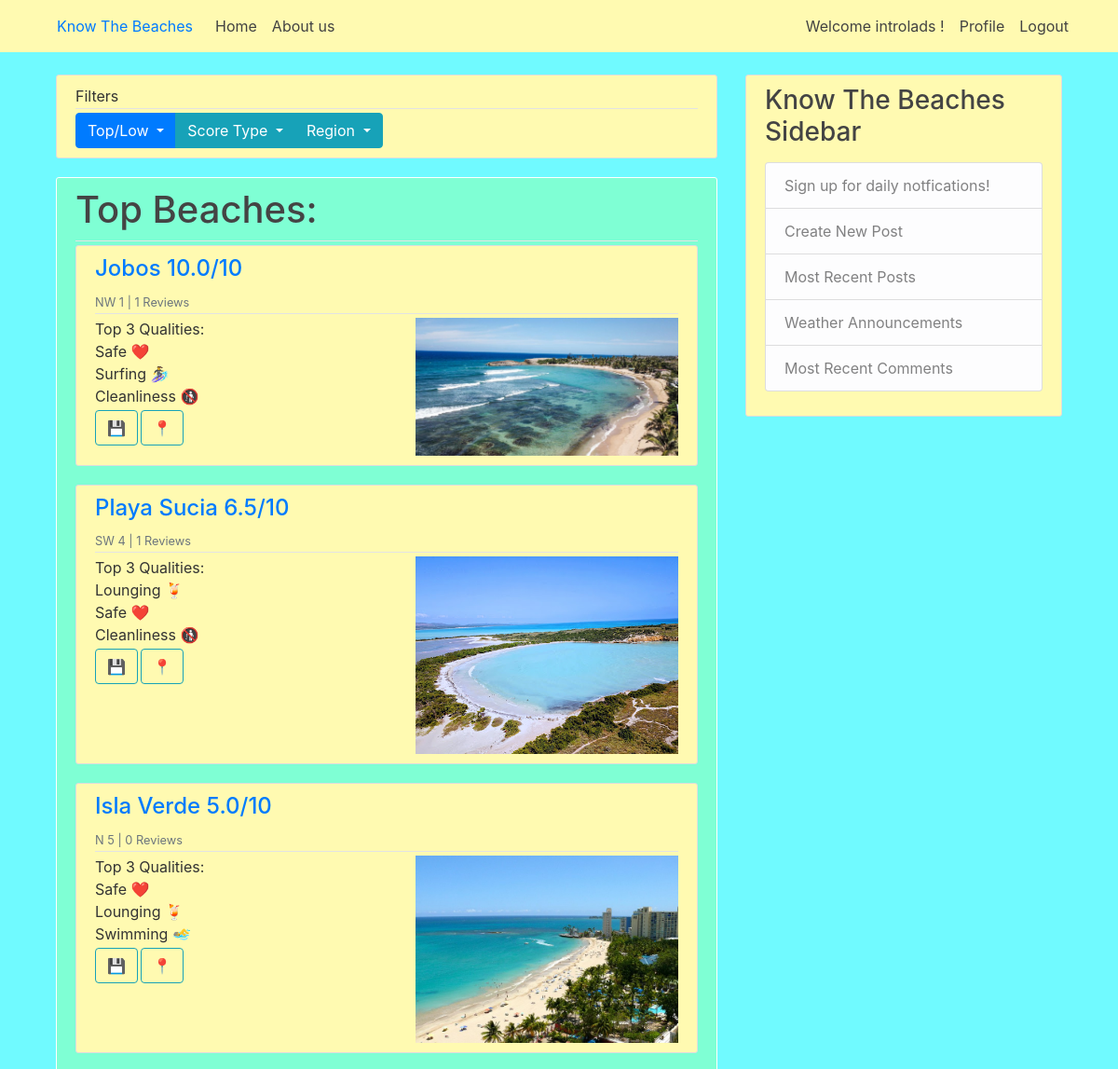
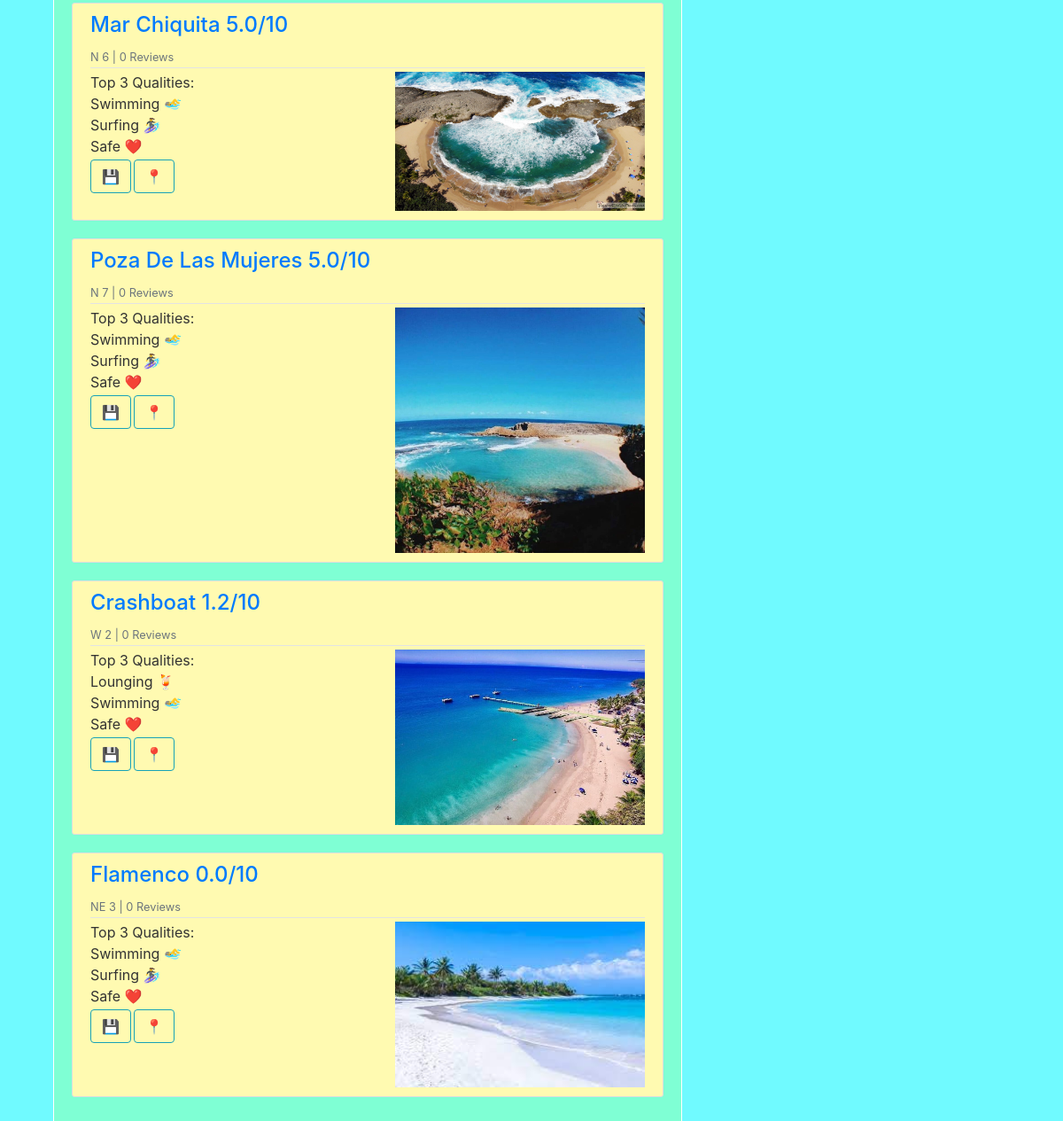
The app's page / (signed in) with its own data (2 pictures, top to bottom).
### beach/models.py (models this page shows, shortened)
class Beach(models.Model):
    name = models.CharField(max_length = 60)
    img = models.ImageField(upload_to='beach_pic', null = True)
    region = models.CharField(max_length = 2, choices=CHOICE_REGIONS) # N, NE, E, SE, S, SW, W, NW
    overallRating = models.DecimalField(max_digits=3, decimal_places=1, null = True, default=0)
    swimRating = models.DecimalField(max_digits=3, decimal_places=1, null = True, default=0)
    diveRating = models.DecimalField(max_digits=3, decimal_places=1, null = True, default=0)
    surfRating = models.DecimalField(max_digits=3, decimal_places=1, null = True, default=0)
    loungeRating = models.DecimalField(max_digits=3, decimal_places=1, null = True, default=0)
    boatRating = models.DecimalField(max_digits=3, decimal_places=1, null = True, default=0)
    isCleanRating = models.DecimalField(max_digits=3, decimal_places=1, null = True, default=0)
    safetyRating = models.DecimalField(max_digits=3, decimal_places=1, null = True, default=0)
    lifeguardRating = models.CharField(max_length = 3, choices=CHOICE_AVAILABLE, default= 'No')

### home/views.py (the view)
# urls.py: path('', views.home, name = 'home'),
def home(request):
    beachesCommentAmount = {}
    beachesTopActivities = {}
    for beach in topOverallBeaches:
        beachesCommentAmount[str(beach.name)] = Comment.objects.filter(beach__name=beach.name).count()
        ratings = [beach.swimRating, beach.diveRating, beach.surfRating, beach.loungeRating, beach.boatRating, beach.isCleanRating, beach.safetyRating]
        names = ["Swimming 🏊‍♂️", "Diving 🤿", "Surfing 🏄‍♀️", "Lounging 🍹", "Boating 🛥️", "Cleanliness 🚯", "Safe ❤️"]
        topActivitiesTuple = sorted(zip(ratings, names), reverse=True)[:3] #Retrieve the names of the top rated beaches
        topActivities = [topActivitiesTuple[0][1], topActivitiesTuple[1][1], topActivitiesTuple[2][1]]
        beachesTopActivities[str(beach.name)] = topActivities
    context = {
        'topOverallBeaches' : topOverallBeaches,
        'beachesCommentAmount' : beachesCommentAmount,
        'beachesTopActivities' : beachesTopActivities
    }
    return render(request, 'home/home.html', context)

### templates/home/home.html (shortened to what this page needs)
{% extends "base.html" %}
{% block content %}
<article class="media content-section">
  <div class="media-body">
    <div class="article-metadata">
      Filters
    </div>
    <div>
      <div class="btn-group" role="group" aria-label="Button Group with Dropdown">
        <div class="btn-group">
          <button class="btn btn-primary dropdown-toggle" type="button" id="dropdownMenuButton1" data-toggle="dropdown" aria-haspopup="true" aria-expanded="false">
            Top/Low
          </button>
        </div>
        <div class="btn-group">
          <button class="btn btn-info dropdown-toggle" type="button" id="dropdownMenuButton2" data-toggle="dropdown" aria-haspopup="true" aria-expanded="false">
            Score Type
          </button>
        </div>
        <div class="btn-group">
          <button class="btn btn-info dropdown-toggle" type="button" id="dropdownMenuButton3" data-toggle="dropdown" aria-haspopup="true" aria-expanded="false">
            Region
          </button>
      </div>
    </div>
  </div>
</article>
<article class="media content-section" style="background-color: aquamarine; border-color: white;">
  <div class="media-body">
    <div class="article-metadata">
      <h1>Top Beaches: </h1>
    </div>
    {% for beach in topOverallBeaches %}
    <article class="media content-section">
        <div class="media-body">
          <div class="article-metadata">
            <h4><a class="mr-2" href="{% url 'beach' beach.name %}">{{ beach.name | title}} {{ beach.overallRating }}/10 </a> </h4>
            <div><small class="text-muted">{{ beach.region }} {{beach.id}} | {{ beachesCommentAmount|get:beach.name}} Reviews</small></div>
          </div>
          <div>
            <img src="{{beach.img.url}}" alt="image not found" width="45%" align="right"> Top 3 Qualities:
            {% for activity in beachesTopActivities|get:beach.name%}
              <br> {{activity}}
            {% endfor %}
          </div>
          <div>
            <div class="form-inline">
              <form class="form-inline" role="form" action="add/{{beach.name}}">
                <div class="form-group">
                  <button class="btn btn-outline-info" type="btn">💾</button>
                </div>
              </form>
              <a class="article-content"><a href="/#">
                  <button style="margin: 3px" class="btn btn-outline-info" type="btn"> 📍 </button> </a> </a>
            </div>
          </div>
        </div>
      </article>
      {% endfor %}
    </div>
  </article>
{% endblock content %}

### templates/base.html (shortened to what this page needs)
{% load static %}
<!doctype html>
<html lang="en">
  <head>
    <link rel="stylesheet" href="https://maxcdn.bootstrapcdn.com/bootstrap/4.0.0/css/bootstrap.min.css">
    <link rel="stylesheet" type = "text/css" href="{% static 'beach/main.css'%}">
  </head>
  <body>
    <header class="site-header">
        <nav class="navbar navbar-expand-md navbar-dark bg-steel fixed-top">
          <div class="container">
            <a class="nav-item nav-link" href="/">Know The Beaches</a>
            <div class="collapse navbar-collapse" id="navbarToggle">
              <div class="navbar-nav mr-auto">
                <a class="nav-item nav-link" href="/">Home</a>
                <a class="nav-item nav-link" href="/about">About us</a>
              </div>
              <div class="navbar-nav">
                {% if user.is_authenticated %}
                  <a class="nav-item nav-link"> Welcome {{ user.username }} !</a>
                  <a class="nav-item nav-link" href="{% url 'profile' user.username %}">Profile</a>
                  <a class="nav-item nav-link" href="{% url 'logout' %}">Logout</a>
                {% else %}
                  <a class="nav-item nav-link" href="{% url 'login' %}">Login</a>
                  <a class="nav-item nav-link" href="{% url 'register' %}">Register</a>
                {% endif %}
              </div>
            </div>
          </div>
        </nav>
      </header>
      <div class = "container">
        <main role="main" class="container">
            <div class="row">
              <div class="col-md-8">
                {% block content %}{% endblock %}
              </div>
              <div class="col-md-4">
                <div class="content-section">
                  <h3>Know The Beaches Sidebar</h3>
                  <p class='text-muted'>
                    <ul class="list-group">
                      <li class="list-group-item list-group-item-light">Sign up for daily notfications!</li>
                      <li class="list-group-item list-group-item-light">Create New Post</li>
                      <li class="list-group-item list-group-item-light"> Most Recent Posts</li>
                      <li class="list-group-item list-group-item-light">Weather Announcements</li>
                      <li class="list-group-item list-group-item-light">Most Recent Comments</li>
                    </ul>
                  </p>
                </div>
              </div>
            </div>
          </main>
      </div>
  </body>
</html>

### beach/static/beach/main.css (style rules this page uses)
body { background: #70faff; color: #333333; margin-top: 5rem; }
h1, h2, h3, h4, h5, h6 { color: #444444; }
ul { margin: 0; }
.bg-steel { background-color: #fffab1; }
.site-header .navbar-nav .nav-link { color: #424242; }
.content-section { background: #fffab1; padding: 10px 20px; border: 1px solid #dddddd; border-radius: 3px; margin-bottom: 20px; }
.article-content { white-space: pre-line; }
.article-metadata { padding-bottom: 1px; margin-bottom: 4px; border-bottom: 1px solid #e3e3e3 }

### records on screen
Beach: name "Jobos", overallRating "10.0", region "NW", id "1", name "1", img (picture), beachesTopActivities "Safe ❤️" "Surfing 🏄‍♀️" "Cleanliness 🚯"
Beach: name "Playa Sucia", overallRating "6.5", region "SW", id "4", name "1", img (picture), beachesTopActivities "Lounging 🍹" "Safe ❤️" "Cleanliness 🚯"
Beach: name "Isla Verde", overallRating "5.0", region "N", id "5", name "0", img (picture), beachesTopActivities "Safe ❤️" "Lounging 🍹" "Swimming 🏊‍♂️"
Beach: name "Mar Chiquita", overallRating "5.0", region "N", id "6", name "0", img (picture), beachesTopActivities "Swimming 🏊‍♂️" "Surfing 🏄‍♀️" "Safe ❤️"
Beach: name "Poza De Las Mujeres", overallRating "5.0", region "N", id "7", name "0", img (picture), beachesTopActivities "Swimming 🏊‍♂️" "Surfing 🏄‍♀️" "Safe ❤️"
Beach: name "Crashboat", overallRating "1.2", region "W", id "2", name "0", img (picture), beachesTopActivities "Lounging 🍹" "Swimming 🏊‍♂️" "Safe ❤️"
Beach: name "Flamenco", overallRating "0.0", region "NE", id "3", name "0", img (picture), beachesTopActivities "Swimming 🏊‍♂️" "Surfing 🏄‍♀️" "Safe ❤️"

### other values on screen
{{ user.username }} "introlads"
